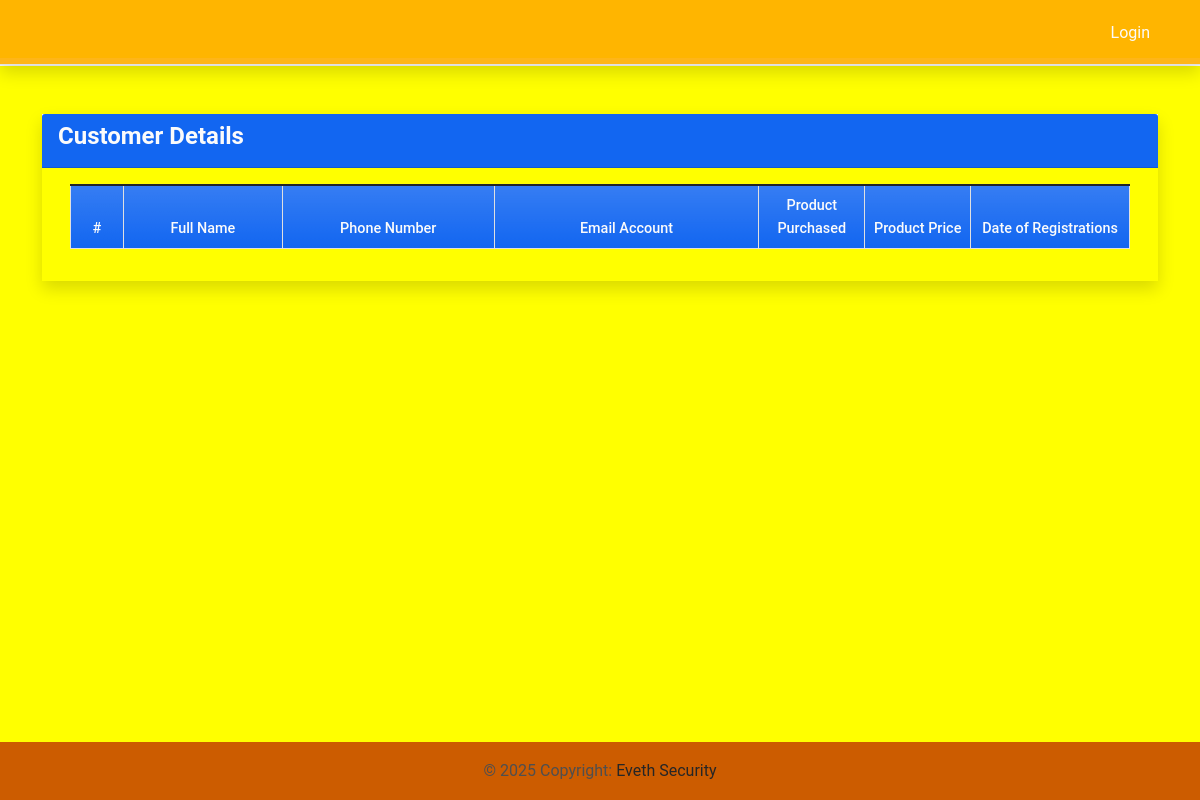
/customer/, run on an earlier commit of the app's database.
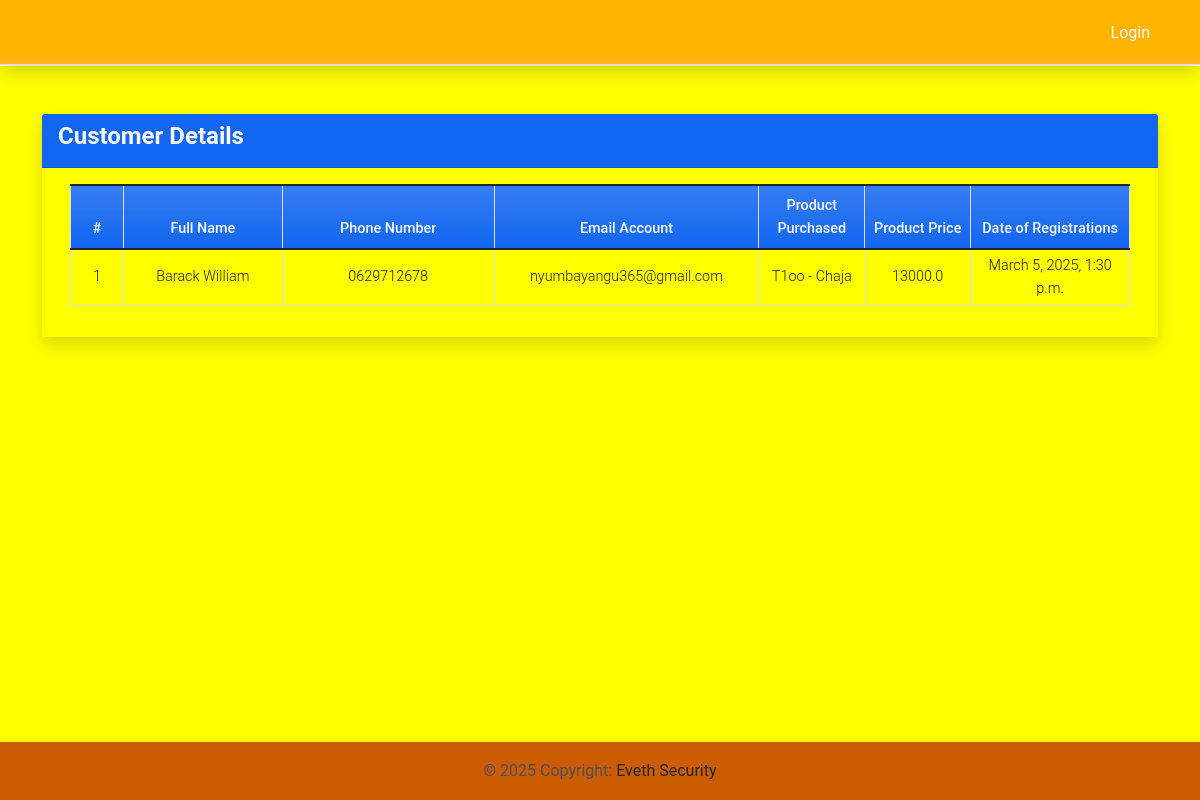
And on a later commit of the database.
### imsApp/models.py (models this page shows, shortened)
class Customer(models.Model):
    full_name = models.CharField(max_length=300)
    phone_number = models.CharField(max_length=13)
    email = models.EmailField()
    product_purchased = models.ForeignKey(Product, on_delete=models.CASCADE,related_name='product_purchased')
    price = models.FloatField(default=0)
    date_created = models.DateTimeField(default=timezone.now)  # Tarehe ya Kuongezwa

class Product(models.Model):
    category = models.ForeignKey(Category, on_delete=models.CASCADE, related_name="products")
    code=models.CharField(max_length=100,blank=True, null=True)
    name=models.CharField(max_length=250,blank=True, null=True)
    description = models.TextField()
    buying_price = models.FloatField(default=0)
    selling_price = models.FloatField(default=0)
    status = models.CharField(max_length=2, choices=(('1', 'Active'), ('2', 'Inactive')), default='1')
    date_created = models.DateTimeField(default=timezone.now)
    date_updated = models.DateTimeField(auto_now=True)
    def __str__(self):
        return f"{self.code or 'N/A'} - {self.name or 'Unnamed'}"

### imsApp/views.py (the view)
# urls.py: path("customer/", views.customer, name="customer"),
def customer(request):
    customers = Customer.objects.all()
    return render(request,'customer.html',{'customers':customers})

### imsApp/templates/customer.html (shortened to what this page needs)
{% extends 'base.html' %} {% load humanize %} {% block pageContent %}
<div class="col-lg-12 col-md-12 col-sm-12 col-xs-12">
    <div class="card card-default rounded-0 shadow ">
        <div class="card-header bg-primary">
            <div class="d-flex w-100 align-items-center justify-content-between">
                <h4 class="card-title fw-bold text-light">Customer Details</h4>
            </div>
        </div>
        <div class="card-body" style="background-color: yellow;">
            <div class="container-fluid">
                <table class="table table-bordered" id="product-list">
                    <colgroup>
                        <col width="5%">
                        <col width="15%">
                        <col width="20%">
                        <col width="25%">
                        <col width="10%">
                        <col width="10%">
                        <col width="15%">
                    </colgroup>
                    <thead>
                        <tr class="bg-gradient bg-primary bg-opacity-50 text-light">
                            <th class="px-2 py-2 text-center">#</th>
                            <th class="px-2 py-2 text-center">Full Name</t>
                            <th class="px-2 py-2 text-center">Phone Number</th>
                            <th class="px-2 py-2 text-center">Email Account</th>
                            <th class="px-2 py-2 text-center">Product Purchased</th>
                            <th class="px-2 py-2 text-center">Product Price</th>
                            <th class="px-2 py-2 text-center">Date of Registrations</th>
                        </tr>
                    </thead>
                    <tbody>
                        {% for i in customers %}
                        <tr>
                            <td class="px-2 py-1 align-middle text-center">{{ forloop.counter }}</td>
                            <td class="px-2 py-1 align-middle text-center">{{ i.full_name }}</td>
                            <td class="px-2 py-1 align-middle text-center">{{ i.phone_number }}</td>
                            <td class="px-2 py-1 align-middle text-center">{{ i.email }}</td>
                            <td class="px-2 py-1 align-middle text-center">{{ i.product_purchased }}</td>
                            <td class="px-2 py-1 align-middle text-center">{{ i.price }}</td>
                            <td class="px-2 py-1 align-middle">
                                <p class="m-0 text-center">{{ i.date_created }}</p>
                            </td>
                        </tr>
                        {% endfor %}
                    </tbody>
                </table>
            </div>
        </div>
    </div>
</div>
{% endblock pageContent %}

What changed in the data, as far as the page shows it:
added Customer: full_name "Barack William", phone_number "0629712678", email "nyumbayangu365@gmail.com", product_purchased "T1oo - Chaja", price "13000.0", date_created "March 5, 2025, 1:30 p.m."
